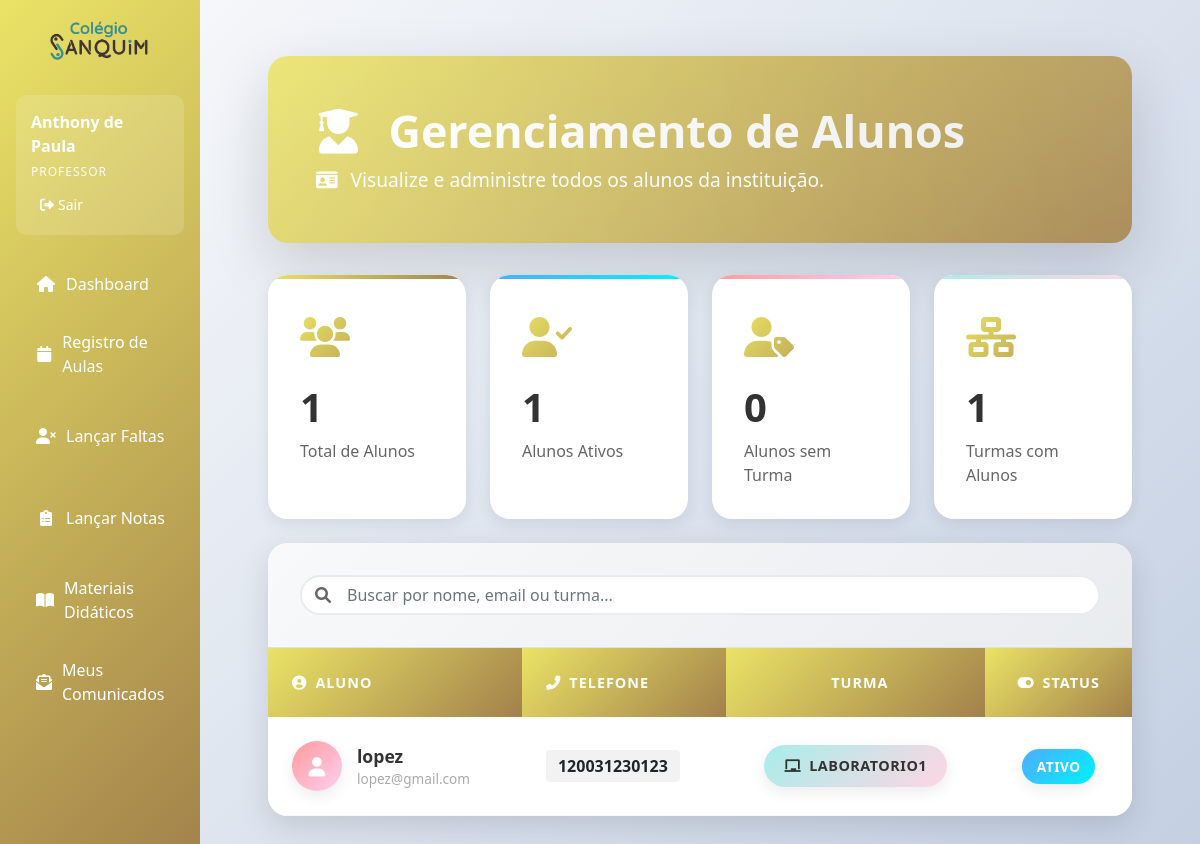
Before: /alunos (signed in) with the older database file.
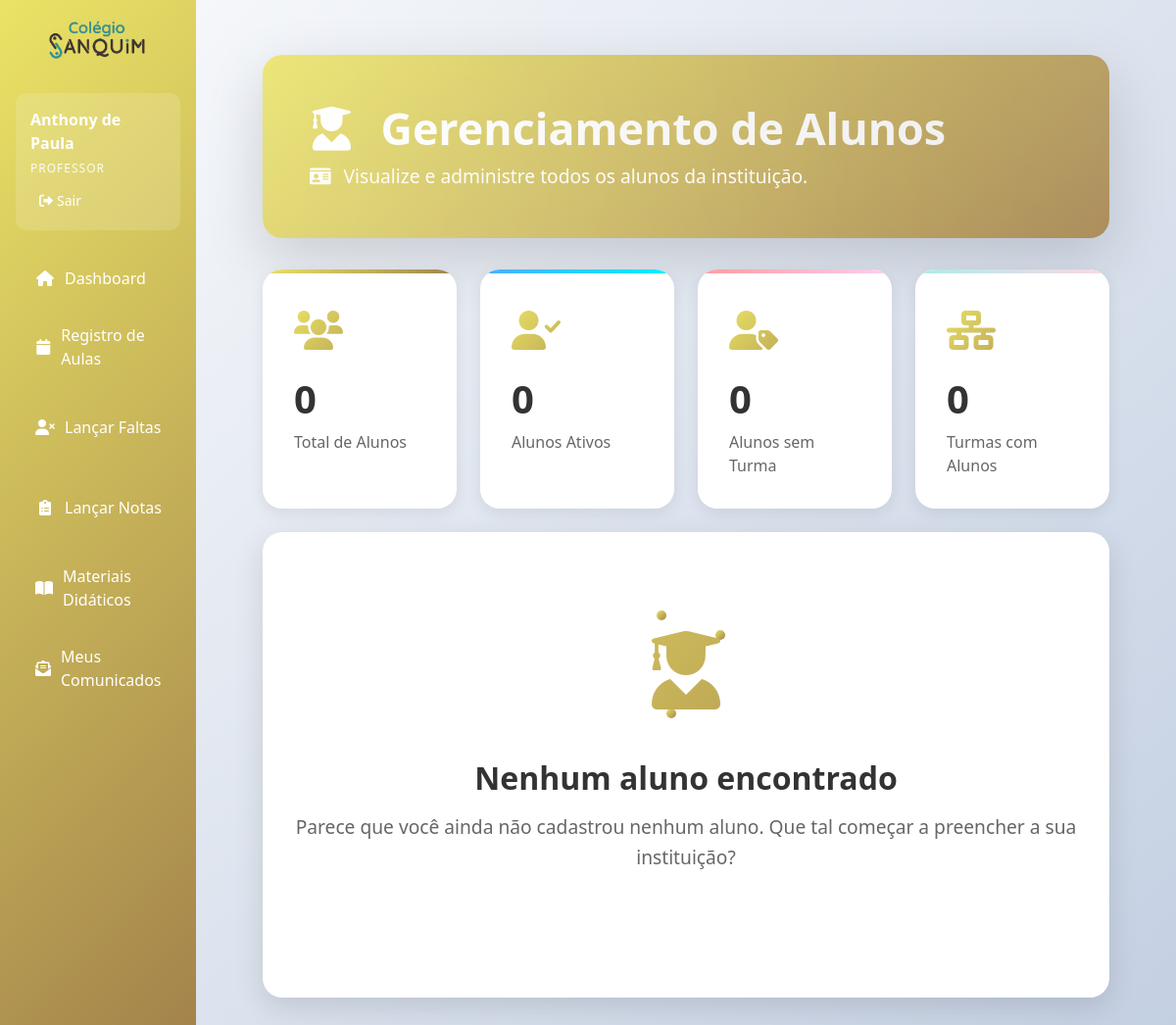
After: the same page with the newer database file.
### app.py (models this page shows, shortened)
class Aluno(db.Model):
    __tablename__ = 'aluno'
    id = db.Column(db.Integer, primary_key=True)
    nome = db.Column(db.String(100), nullable=False)
    ra = db.Column(db.String(20), nullable=False, unique=True)
    data_nascimento = db.Column(db.Date)
    cpf = db.Column(db.String(14), nullable=False, unique=True)
    rg = db.Column(db.String(20))
    endereco = db.Column(db.String(255))
    bairro = db.Column(db.String(100))
    cidade = db.Column(db.String(100))
    email = db.Column(db.String(120), unique=True, nullable=False)
    telefone = db.Column(db.String(20))
    status = db.Column(db.Integer, default=1)
    senha_hash = db.Column(db.String(255), nullable=True)
    turma_id = db.Column(db.Integer, db.ForeignKey('turma.id'))
    notas = db.relationship('Nota', backref='aluno', lazy=True)
    turma = db.relationship('Turma', backref='aluno', lazy=True)

class Turma(db.Model):
    __tablename__ = 'turma'
    id = db.Column(db.Integer, primary_key=True)
    nome = db.Column(db.String(50), nullable=False)
    curso_id = db.Column(db.Integer, db.ForeignKey('curso.id'), nullable=False)
    local = db.Column(db.String(100))
    periodo = db.Column(db.String(20))  # Matutino, Vespertino, Noturno
    ano = db.Column(db.Integer, nullable=False)
    semestre = db.Column(db.Integer, nullable=False)  # 1 ou 2
    status = db.Column(db.Integer, default=1)  # 1-Ativo, 0-Inativo
    curso = db.relationship('Curso', backref='turmas_vinculadas')
    alunos = db.relationship('Aluno', backref='turma_atual')
    disciplinas = db.relationship('Disciplina', backref='turma_associada')

### app.py (the view)
@app.route('/alunos')
@login_required
def listar_alunos():
    if session.get('user_tipo') == 'professor':
        professor_id = session.get('user_id')
        disciplinas = Disciplina.query.filter_by(professor_id=professor_id).all()
        alunos_ids = set()
        for disciplina in disciplinas:
            for nota in disciplina.notas:
                alunos_ids.add(nota.aluno_id)
        alunos = Aluno.query.filter(Aluno.id.in_(alunos_ids)).all() if alunos_ids else []
    else:
        alunos = Aluno.query.all()
    return render_template('alunos/listar.html', alunos=alunos)

### app.py (called while the page is built)
def login_required(f):
    @wraps(f)
    def decorated_function(*args, **kwargs):
        if 'user_id' not in session:
            return redirect(url_for('login'))
        return f(*args, **kwargs)
    return decorated_function

### templates/alunos/listar.html (shortened to what the changed rows need)
{% extends "base.html" %}
{% block content %}
<div class="main-container">
    <div class="header-section">
        <div class="header-content d-flex justify-content-between align-items-center flex-wrap">
            <div class="mb-3 mb-md-0">
                <h1 class="page-title mb-2">
                    <i class="fas fa-user-graduate me-3"></i>
                    Gerenciamento de Alunos
                </h1>
            </div>
        </div>
    </div>
    <div class="stats-container mb-4">
        <div class="row g-4">
            <div class="col-lg-3 col-md-6">
                <div class="stat-card stat-primary">
                    <div class="stat-content">
                        <h3>{{ alunos|length }}</h3>
                        <p>Total de Alunos</p>
                    </div>
                </div>
            </div>
            <div class="col-lg-3 col-md-6">
                <div class="stat-card stat-success">
                    <div class="stat-content">
                        <h3>{{ alunos|selectattr('status', 'equalto', 1)|list|length }}</h3>
                        <p>Alunos Ativos</p>
                    </div>
                </div>
            </div>
            <div class="col-lg-3 col-md-6">
                <div class="stat-card stat-info">
                    <div class="stat-content">
                        {% set turmas = namespace(items=[]) %}
                        {% for aluno in alunos if aluno.turma_id is not none and aluno.turma_id not in turmas.items %}
                            {% set turmas.items = turmas.items + [aluno.turma_id] %}
                        {% endfor %}
                        <h3>{{ turmas.items|length }}</h3>
                        <p>Turmas com Alunos</p>
                    </div>
                </div>
            </div>
        </div>
    </div>
    <div class="main-card">
        {% if alunos %}
        <div class="search-filter-bar">
            <div class="search-box">
                <i class="fas fa-search"></i>
                <input type="text" id="searchInput" placeholder="Buscar por nome, email ou turma..." class="form-control">
            </div>
        </div>
        <div class="table-container">
            <div class="table-responsive">
                <table class="table custom-table" id="alunosTable">
                    <thead>
                        <tr>
                            <th><i class="fas fa-user-circle me-2"></i>Aluno</th>
                            <th><i class="fas fa-phone-alt me-2"></i>Telefone</th>
                            <th class="text-center">Turma</th>
                            <th class="text-center"><i class="fas fa-toggle-on me-2"></i>Status</th>
                        </tr>
                    </thead>
                    <tbody>
                        {% for aluno in alunos %}
                        <tr>
                            <td>
                                <div class="disciplina-info">
                                    <div class="disciplina-avatar" style="background: linear-gradient(135deg, #ff9a9e 0%, #fecfef 100%);">
                                        <i class="fas fa-user"></i>
                                    </div>
                                    <div>
                                        <span class="subject-name">{{ aluno.nome }}</span>
                                        <small class="d-block text-muted-light">{{ aluno.email }}</small>
                                    </div>
                                </div>
                            </td>
                            <td>
                                <span class="badge fs-6 text-dark" style="background-color: rgba(0,0,0,0.05); padding: 8px 12px; font-weight: 600;">
                                    {{ aluno.telefone or 'Não informado' }}
                                </span>
                            </td>
                            <td class="text-center">
                                {% if aluno.turma %}
                                    <span class="category-badge" style="background: var(--info-gradient); color: #333;">
                                        <i class="fas fa-chalkboard me-2"></i>{{ aluno.turma.nome }}
                                    </span>
                                {% else %}
                                    <span class="category-badge" style="background: var(--danger-gradient); color: white;">
                                        <i class="fas fa-exclamation-triangle me-2"></i>Sem Turma
                                    </span>
                                {% endif %}
                            </td>
                            <td class="text-center">
                                <span class="status-badge status-{{ 'ativo' if aluno.status == 1 else 'inativo' }}">
                                    {{ 'Ativo' if aluno.status == 1 else 'Inativo' }}
                                </span>
                            </td>
                        </tr>
                        {% endfor %}
                    </tbody>
                </table>
            </div>
        </div>
        {% else %}
        <div class="empty-state">
            <div class="empty-animation">
                <div class="empty-icon">
                    <i class="fas fa-user-graduate"></i>
                </div>
                <div class="empty-particles">
                    <div class="particle"></div><div class="particle"></div><div class="particle"></div>
                </div>
            </div>
            <h5 class="empty-title">Nenhum aluno encontrado</h5>
            <p class="empty-description">Parece que você ainda não cadastrou nenhum aluno. Que tal começar a preencher a sua instituição?</p>
        </div>
        {% endif %}
    </div>
</div>
{% endblock %}

Changed rows visible on the page:
no longer on this page (row edited): Aluno: nome "lopez", email "lopez@gmail.com", telefone "120031230123", turma.nome "LABORATORIO1", status "ATIVO"
Other visible differences:
{{ alunos|length }}: "1" → "0"
{{ alunos|selectattr('status', 'equalto', 1)|list|length }}: "1" → "0"
{{ turmas.items|length }}: "1" → "0"
text no longer shown: "ALUNO TELEFONE TURMA STATUS"
text now shown: "Nenhum aluno encontrado Parece que você ainda não cadastrou nenhum aluno. Que tal começar a preencher a sua instituição?"
